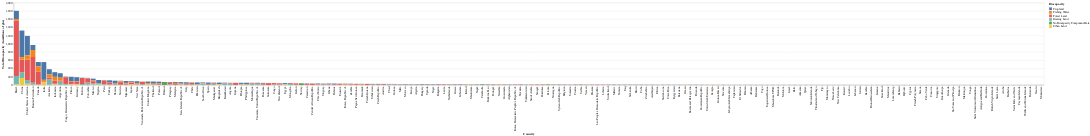

Notebook source saved alongside this figure:
### Code cell
#Plotting total Biocapacity
alt.Chart(df_countries_totals).transform_fold(
    ['Cropland', 'Grazing Land', 'Forest Land', 'Fishing Water', 'Urban Land', 'No Biocapacity Component Data'], 
    as_=['Biocapacity', 'Total Biocapacity']
).mark_bar().encode(
    x=alt.X('Country:N', sort='-y'),
    y=alt.Y('Total Biocapacity:Q', title='Total Biocapacity (in millions of gha)'), 
    color='Biocapacity:N'
)

### Figure 1 — Vega-Lite specification as saved in the notebook (floating-point values rounded to 4 significant figures; data arrays with more than 128 entries replaced by an {"elided": "..."} marker saying what was removed)
{"config": {"view": {"continuousWidth": 400, "continuousHeight": 300}}, "data": {"name": "data-c34b7fe547d834376396601542942de5"}, "mark": "bar", "encoding": {"color": {"type": "nominal", "field": "Biocapacity"}, "x": {"type": "nominal", "field": "Country", "sort": "-y"}, "y": {"type": "quantitative", "field": "Total Biocapacity", "title": "Total Biocapacity (in millions of gha)"}}, "transform": [{"fold": ["Cropland", "Grazing Land", "Forest Land", "Fishing Water", "Urban Land", "No Biocapacity Component Data"], "as": ["Biocapacity", "Total Biocapacity"]}], "$schema": "https://vega.github.io/schema/vega-lite/v4.8.1.json", "datasets": {"data-c34b7fe547d834376396601542942de5": {"elided": "188 records"}}}
